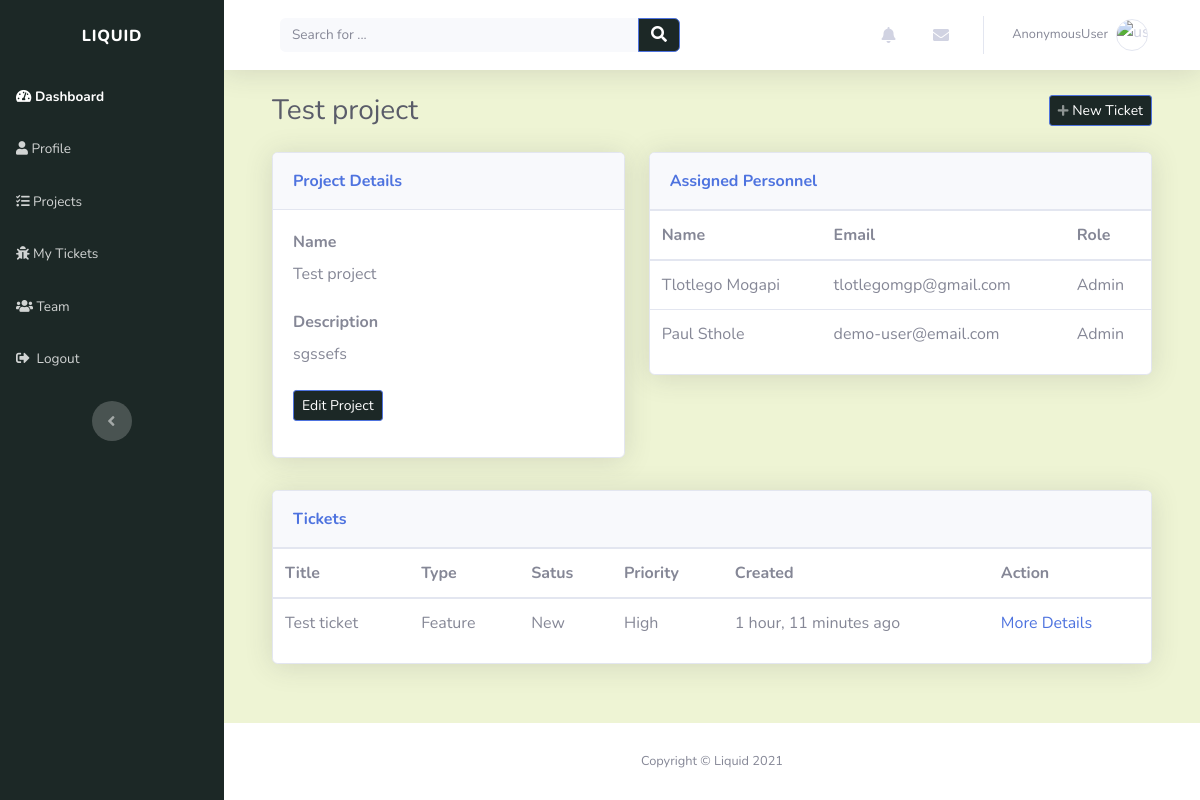
The page /projects/project/test-project-sije5nug/ on the database its author committed.
### projects/models.py (models this page shows, shortened)
class Project(models.Model):
    name = models.CharField(max_length=50, unique=True)
    description = models.CharField(max_length=200)
    created_on = models.DateTimeField(verbose_name="date created", auto_now_add=True)
    created_by = models.ForeignKey(Profile, on_delete=models.CASCADE)
    slug = models.SlugField(unique=True, blank=True)
    def __str__(self):
        return self.name

class ProjectRole(models.Model):
    ROLE = (
        ('ADMIN', 'Admin'),
        ('MAN', 'Project Manager'),
        ('SUB', 'Submitter'),
        ('DEV', 'Developer'),
    )
    user = models.ForeignKey(Profile, on_delete=models.CASCADE)
    project = models.ForeignKey(Project, on_delete=models.CASCADE)
    user_role = models.CharField(max_length=20, choices=ROLE, default='DEV')
    created_on = models.DateTimeField(verbose_name="date added", auto_now_add=True)

### account/models.py (models this page shows, shortened)
class Profile(models.Model):
    user = models.OneToOneField(settings.AUTH_USER_MODEL, on_delete=models.CASCADE, unique=True)
    profile_picture = models.ImageField(default='default.jpg', upload_to='profile_images', blank=True)
    website = models.URLField(blank=True)
    first_name = models.CharField(max_length=30, blank=True)
    last_name = models.CharField(max_length=30, blank=True)
    address = models.CharField(max_length=50, blank=True)
    city = models.CharField(max_length=50, blank=True)
    country = models.CharField(max_length=50, blank=True)
    slug = models.SlugField(unique=True, blank=True)
    def __str__(self):
        return self.user.email

class Account(AbstractBaseUser):
    email = models.EmailField(verbose_name="email", max_length=30, unique=True)
    username = models.CharField(max_length=30, unique=True)
    date_created = models.DateTimeField(verbose_name="date created", auto_now_add=True)
    last_login = models.DateTimeField(verbose_name="last login", auto_now=True)
    is_admin = models.BooleanField(default=False)
    is_staff = models.BooleanField(default=False)
    is_active = models.BooleanField(default=True)
    is_super_user = models.BooleanField(default=False)
    USERNAME_FIELD = 'email'
    REQUIRED_FIELDS = ['username']
    objects = AccountManager()

### tickets/models.py (models this page shows)
class Ticket(models.Model):
    TICKET_PRIORITY = (
        ('LOW', 'Low'),
        ('MEDIUM', 'Medium'),
        ('HIGH', 'High'),
    )
    TICKET_STATUS = (
        ('NEW', 'New'),
        ('IN_PROGRESS', 'In Progress'),
        ('RESOLVED', 'Resolved'),
    )
    TICKET_TYPE = (
        ('TASK', 'Task'),
        ('BUG', 'Bug'),
        ('CHANGE', 'Change'),
        ('FEATURE', 'Feature request')
    )
    title = models.CharField(max_length=50)
    description = models.CharField(max_length=200)
    created_by = models.ForeignKey(Profile, on_delete=models.CASCADE)
    project = models.ForeignKey(Project, related_name="tickets", on_delete=models.CASCADE)
    created_on = models.DateTimeField(verbose_name="created_on", auto_now_add=True)
    updated = models.DateTimeField(verbose_name="date updated", auto_now=True)
    priority = models.CharField(max_length=12, choices=TICKET_PRIORITY, default='LOW')
    status = models.CharField(max_length=12, choices=TICKET_STATUS, default='NEW')
    class_type = models.CharField(max_length=12, choices=TICKET_TYPE, default='TASK')
    slug = models.SlugField(unique=True, blank=True)
    def __str__(self):
        return self.title

### projects/views.py (the view)
# urls.py: path('project/<slug:slug>/', views.project_detail_view, name="view_project"),
def project_detail_view(request, slug):
    context = {}
    project = get_object_or_404(Project, slug=slug)
    context['user_roles'] = ProjectRole.objects.filter(project=project)
    context['tickets'] = Ticket.objects.filter(
        project=project).order_by('-created_on')
    context['project'] = project
    return render(request, "projects/project_detail.html", context)

### index/custom_processors.py (called while the page is built)
def profile_processor(request):
    if request.user.is_authenticated:
        user = request.user
        user_profile = get_object_or_404(Profile, user=user)
        user_messages = DirectMessage.objects.filter(receiver=user_profile).order_by('-created_on')[:5]
        user_alerts = Alert.objects.filter(user=user_profile).order_by('-created_on')[:5]
        return {'profile': user_profile, 'direct_messages': user_messages, 'alerts': user_alerts}
    else:
        return{}

### projects/templates/projects/project_detail.html
{% extends "index/header.html" %} {% load static %} {% block title %}Project{% endblock %} {% block content %}
<div class="container-fluid">
	<div class="d-sm-flex justify-content-between align-items-center mb-4">
		<h3 class="text-dark mb-0">{{project|truncatechars:40}}</h3>
		<a
			class="btn btn-primary btn-sm d-none d-sm-inline-block"
			role="button"
			href="{% url 'add_ticket' project.slug %}"
			style="background: rgb(28, 40, 38)"
			><em class="fas fa-plus fa-sm text-white-50"></em>&nbsp;New Ticket</a
		>
	</div>
	<div class="row mb-3">
		<div class="col-lg-5">
			<div class="row">
				<div class="col">
					<div class="card shadow mb-3">
						<div class="card-header py-3">
							<p class="text-primary m-0 font-weight-bold" style="color: rgb(28, 40, 38)">
								Project Details
							</p>
						</div>
						<div class="card-body">
							<div class="form-row">
								<div class="col">
									<div class="form-group">
										<label for="username"><strong>Name</strong></label>
										<p class="mb-4">{{ project.name }}</p>
									</div>
								</div>
							</div>
							<div class="form-row">
								<div class="col">
									<div class="form-group">
										<label for="first_name"><strong>Description</strong></label>
										<p class="mb-4">{{ project.description }}</p>
									</div>
								</div>
							</div>
							<div class="form-group">
								<button
									class="btn btn-primary btn-sm"
									type="button"
									style="background: rgb(28, 40, 38)"
								>
									Edit&nbsp;Project
								</button>
							</div>
						</div>
					</div>
				</div>
			</div>
		</div>
		<div class="col-lg-7">
			<div class="row">
				<div class="col">
					<div class="card shadow mb-3">
						<div class="card-header py-3">
							<p class="text-primary m-0 font-weight-bold" style="color: rgb(28, 40, 38)">
								Assigned Personnel
							</p>
						</div>
						<div
							class="table-responsive table mt-0"
							id="dataTable"
							role="grid"
							aria-describedby="dataTable_info"
						>
							<table class="table my-0" id="dataTable" aria-describedby="users">
								<thead>
									<tr>
										<th scope="col">Name</th>
										<th scope="col">Email</th>
										<th scope="col">Role</th>
									</tr>
								</thead>
								<tbody>
									{% for user in user_roles %}
									<tr style="white-space: nowrap">
										<td>{{user.user.first_name}} {{user.user.last_name}}</td>
										<td>{{ user.user }}</td>
										<td>{{ user.user_role|title }}</td>
									</tr>
									{%endfor%}
								</tbody>
							</table>
						</div>
					</div>
				</div>
			</div>
		</div>
	</div>
	<div class="row mb-3">
		<div class="col-lg-12">
			<div class="row">
				<div class="col">
					<div class="card shadow mb-3">
						<div class="card-header py-3">
							<p class="text-primary m-0 font-weight-bold" style="color: rgb(28, 40, 38)">Tickets</p>
						</div>
						<div
							class="table-responsive table mt-0"
							id="dataTable"
							role="grid"
							aria-describedby="dataTable_info"
						>
							<table class="table my-0" id="dataTable" aria-describedby="projects">
								<thead>
									<tr>
										<th scope="col">Title</th>
										<th scope="col">Type</th>
										<th scope="col">Satus</th>
										<th scope="col">Priority</th>
										<th scope="col">Created</th>
										<th scope="col">Action</th>
									</tr>
								</thead>
								<tbody>
									{%for ticket in tickets %}
									<tr style="white-space: nowrap">
										<td>{{ ticket | truncatechars:40 }}</td>
										<td>{{ ticket.class_type|title }}</td>
										<td>{{ ticket.status|title }}</td>
										<td>{{ ticket.priority|title }}</td>
										<td>{{ ticket.created_on|timesince }} ago</td>
										<td><a href="">More Details</a></td>
									</tr>
									{%endfor%}
								</tbody>
							</table>
						</div>
					</div>
				</div>
			</div>
		</div>
	</div>
</div>
{% endblock %}

### rows shown on the page
Project: name "Test project", description "sgssefs"
ProjectRole: user.first_name "Tlotlego", user.last_name "Mogapi", user "tlotlegomgp@gmail.com", user_role "Admin"
ProjectRole: user.first_name "Paul", user.last_name "Sthole", user "demo-user@email.com", user_role "Admin"
Ticket: title "Test ticket", class_type "Feature", status "New", priority "High", created_on "1 hour, 11 minutes"

### other values the page prints
{{ user }} "AnonymousUser"
